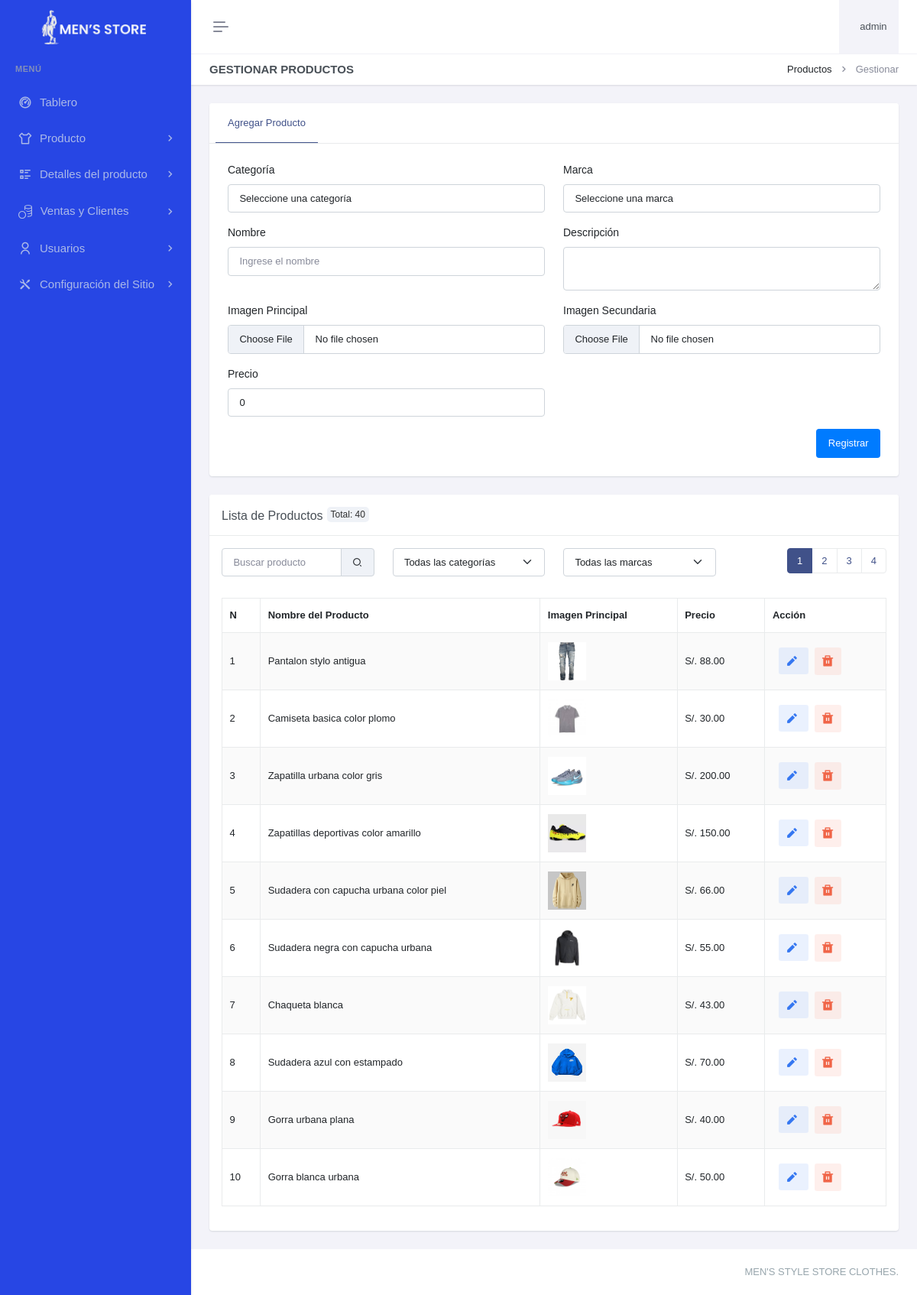
/paneladministrador/productos/productos/gestionar-producto.php (signed in), run on an earlier commit of the app's database.
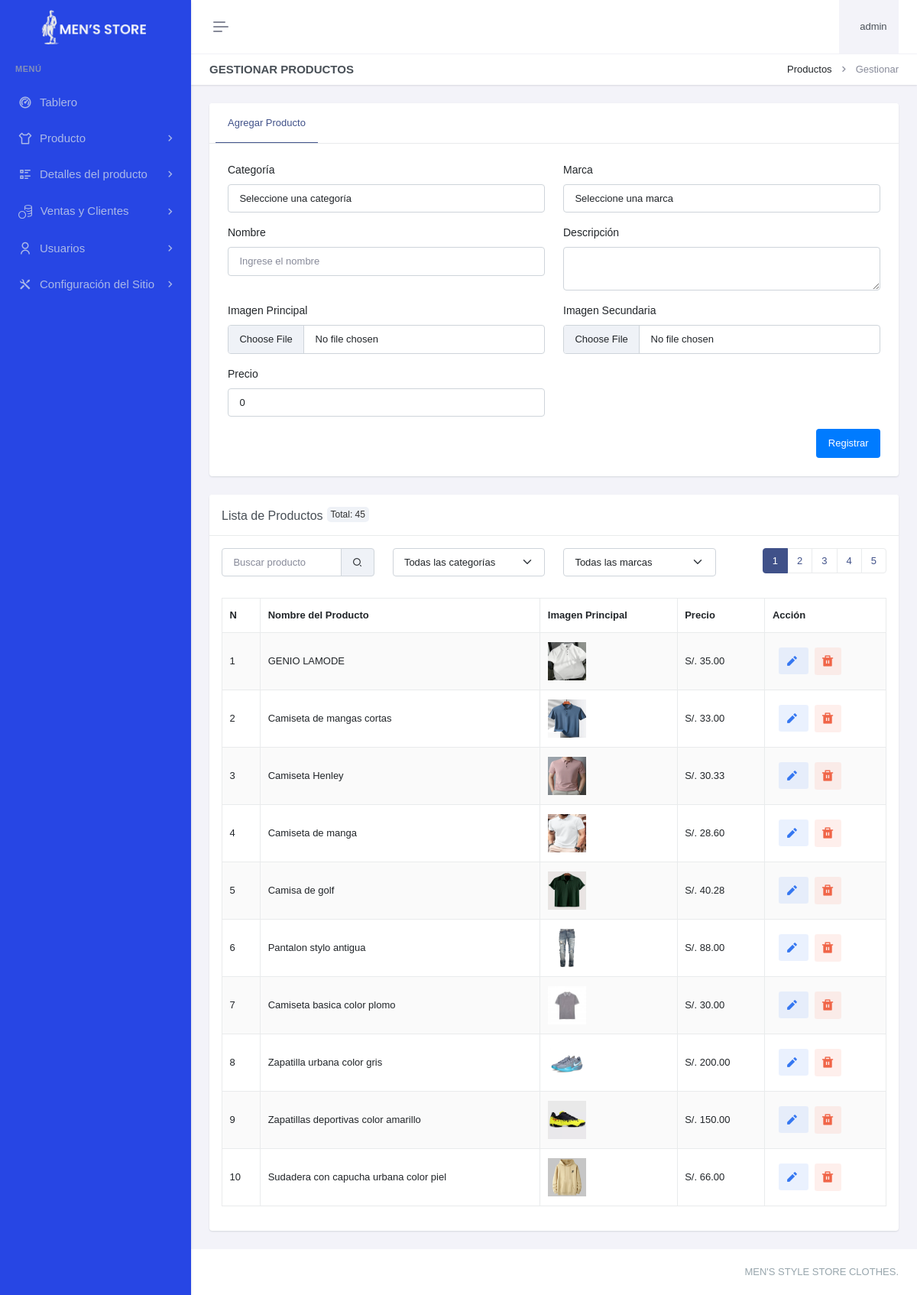
And on a later commit of the database.
### tables this page shows
CREATE TABLE `producto` (
  `proId` int(11) NOT NULL,
  `catId` int(11) DEFAULT NULL,
  `marId` int(11) DEFAULT NULL,
  `proNombre` varchar(50) NOT NULL,
  `proDescripcion` varchar(150) DEFAULT NULL,
  `proImg` varchar(255) DEFAULT NULL,
  `proImg2` varchar(255) DEFAULT NULL,
  `proPrecio` decimal(8,2) DEFAULT NULL,
  `proFechaRegistro` datetime DEFAULT current_timestamp() ON UPDATE current_timestamp()
);

### paneladministrador/productos/productos/gestionar-producto.php (the view, shortened to what the changed rows need)
<?php
include "../../header.php";
include "../../sidebar.php";
$search = isset($_GET['search']) ? trim($_GET['search']) : '';
$filter_categoria = isset($_GET['categoria']) ? trim($_GET['categoria']) : '';
$filter_marca = isset($_GET['marca']) ? trim($_GET['marca']) : '';
$pagina_actual = isset($_GET['pagina']) ? (int)$_GET['pagina'] : 1;
$registros_por_pagina = 10;
$offset = ($pagina_actual - 1) * $registros_por_pagina;
$query_total = "SELECT COUNT(*) as total FROM producto WHERE proNombre LIKE ? AND (catId = ? OR ? = '') AND (marId = ? OR ? = '')";
$stmt_total = $con->prepare($query_total);
$search_param = "%$search%";
$stmt_total->bind_param('sssss', $search_param, $filter_categoria, $filter_categoria, $filter_marca, $filter_marca);
$stmt_total->execute();
$result_total = $stmt_total->get_result();
$total_registros = $result_total->fetch_assoc()['total'];
$total_paginas = ceil($total_registros / $registros_por_pagina);
$query = "SELECT p.*, c.catNombre, m.marNombre FROM producto p
          JOIN categoria c ON p.catId = c.catId
          JOIN marca m ON p.marId = m.marId
          WHERE p.proNombre LIKE ? AND (p.catId = ? OR ? = '') AND (p.marId = ? OR ? = '')
          ORDER BY p.proId DESC
          LIMIT ? OFFSET ?";
$stmt = $con->prepare($query);
$stmt->bind_param('ssssiii', $search_param, $filter_categoria, $filter_categoria, $filter_marca, $filter_marca, $registros_por_pagina, $offset);
$stmt->execute();
$result = $stmt->get_result();
?>
<div class="main-content">
    <div class="page-content">
        <div class="container-fluid">
            <div class="row">
                <div class="col-xxl-9">
                    <div class="card mt-4">
                        <div class="card-header">
                            <h5 class="card-title mb-0">Lista de Productos<div class="badge-total">Total: <?php echo $total_registros; ?></div></h5>
                        </div>
                        <div class="card-body">
                                <nav aria-label="Page navigation example">
                                    <ul class="pagination justify-content-center">
                                        <?php for ($i = 1; $i <= $total_paginas; $i++): ?>
                                            <li class="page-item <?php echo ($i == $pagina_actual) ? 'active' : ''; ?>">
                                                <a class="page-link" href="?pagina=<?php echo $i; ?>&search=<?php echo htmlspecialchars($search); ?>#example"><?php echo $i; ?></a>
                                            </li>
                                        <?php endfor; ?>
                                    </ul>
                                </nav>
                                </div>
                            </div>
                            <table class="table table-bordered dt-responsive nowrap table-striped align-middle" style="width:100%">
                                <thead>
                                    <tr>
                                        <th>N</th>
                                        <th>Nombre del Producto</th>
                                        <th>Imagen Principal</th>
                                        <th>Precio</th>
                                        <th class="accion-col">Acción</th>
                                    </tr>
                                </thead>
                                <tbody>
                                    <?php
                                    $numero = $offset + 1;
                                    while ($row = $result->fetch_assoc()) {
                                        $image_path1 = "../../recursos/uploads/producto/" . htmlspecialchars($row['proImg']);
                                        echo "<tr id='producto-{$row['proId']}' ondblclick='openProductModal({$row['proId']}, \"{$row['proNombre']}\", \"{$row['proDescripcion']}\", \"{$row['proImg']}\", \"{$row['proImg2']}\", {$row['proPrecio']}, \"{$row['catNombre']}\", \"{$row['marNombre']}\")'>
                                                <td>{$numero}</td>
                                                <td>" . htmlspecialchars($row['proNombre']) . "</td>
                                                <td><img src='" . $image_path1 . "' alt='" . htmlspecialchars($row['proNombre']) . "' style='width: 50px; height: 50px;'></td>
                                                <td>S/. " . htmlspecialchars($row['proPrecio']) . "</td>
                                                <td>
                                                    <a href='editarproducto.php?id={$row['proId']}' class='btn btn-soft-secondary btn-sm ms-2 me-1' aria-label='Editar' title='Editar'><i class='ri-pencil-fill align-bottom me-1' style='font-size: 1.5em;'></i></a>
                                                    <a href='javascript:void(0);' class='btn btn-soft-danger btn-sm' onclick='confirmDeleteProducto({$row['proId']})' aria-label='Eliminar' title='Eliminar'><i class=ri-delete-bin-fill align-bottom me-1' style='font-size: 1.5em;'></i></a>
                                                </td>
                                            </tr>";
                                        $numero++;
                                    }
                                    ?>
                                </tbody>
                            </table>
                        </div>
                    </div>
                </div>
            </div>
        </div>
    </div>
<?php include "../../footer.php"; ?>

What changed in the data, as far as the page shows it:
no longer on this page (row unchanged): producto: proNombre "Sudadera negra con capucha urbana", proImg (picture), proPrecio "55.00"
no longer on this page (row unchanged): producto: proNombre "Chaqueta blanca", proImg (picture), proPrecio "43.00"
no longer on this page (row unchanged): producto: proNombre "Sudadera azul con estampado", proImg (picture), proPrecio "70.00"
no longer on this page (row unchanged): producto: proNombre "Gorra urbana plana", proImg (picture), proPrecio "40.00"
no longer on this page (row unchanged): producto: proNombre "Gorra blanca urbana", proImg (picture), proPrecio "50.00"
added producto: proNombre "GENIO LAMODE", proImg (picture), proPrecio "35.00"
added producto: proNombre "Camiseta de mangas cortas", proImg (picture), proPrecio "33.00"
added producto: proNombre "Camiseta Henley", proImg (picture), proPrecio "30.33"
added producto: proNombre "Camiseta de manga", proImg (picture), proPrecio "28.60"
added producto: proNombre "Camisa de golf", proImg (picture), proPrecio "40.28"
Also different on the page:
$total_registros: "40" → "45"
new list line: "5"
